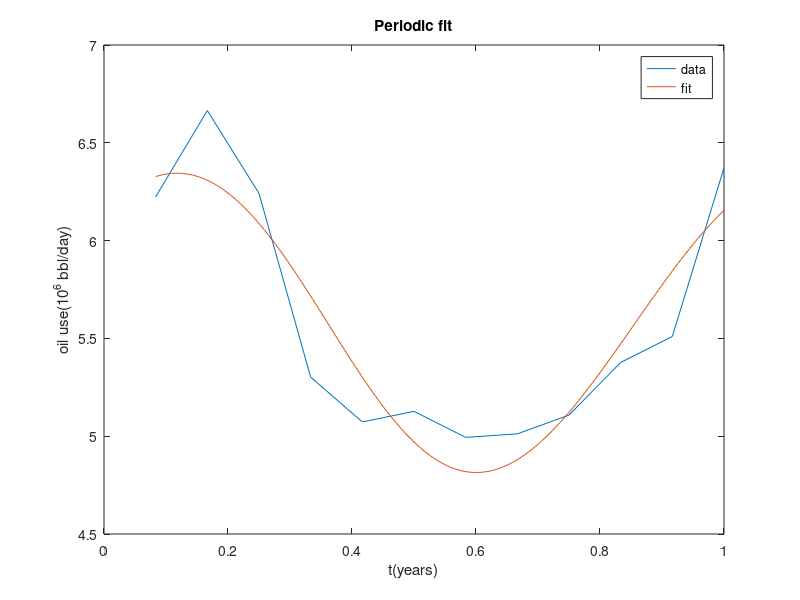

MATLAB code for this plot:
months=1:12;
t=months'/12;
y=[6.224 6.665 6.241 5.302 5.073 5.127 4.994 5.012 5.108 5.377 5.510 6.372]';
x=[ones(12,1) cos(2*pi*t) sin(2*pi*t) cos(4*pi*t)];
c=(x'*x)\(x'*y);
fprintf('c=[%.6g %.6g %.6g %.6g]\n',c);
tvec=linspace(min(t),max(t),200)';
ypred=[ones(size(tvec)) cos(2*pi*tvec) sin(2*pi*tvec) cos(4*pi*tvec)]*c;
figure;
plot(t,y);
hold on
plot(tvec,ypred)
xlabel('t(years)');
ylabel('oil use(10^6 bbl/day)');
title('Periodic fit');
legend('data','fit')
